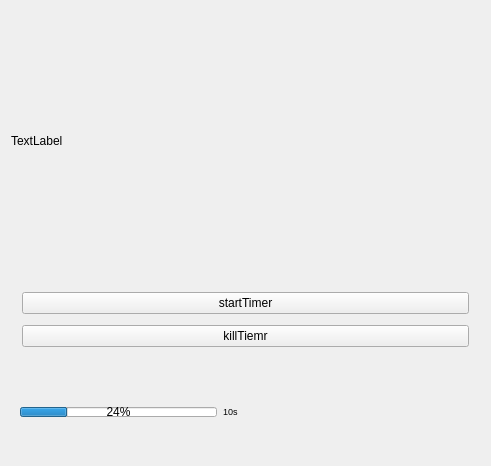
<?xml version="1.0" encoding="UTF-8"?>
<ui version="4.0">
 <class>Widget</class>
 <widget class="QWidget" name="Widget">
  <property name="geometry">
   <rect>
    <x>0</x>
    <y>0</y>
    <width>491</width>
    <height>466</height>
   </rect>
  </property>
  <property name="windowTitle">
   <string>Widget</string>
  </property>
  <layout class="QVBoxLayout" name="verticalLayout_3">
   <item>
    <layout class="QVBoxLayout" name="verticalLayout_2" stretch="3,1,1">
     <item>
      <widget class="QLabel" name="label">
       <property name="text">
        <string>TextLabel</string>
       </property>
      </widget>
     </item>
     <item>
      <widget class="QWidget" name="widget" native="true">
       <layout class="QVBoxLayout" name="verticalLayout">
        <property name="bottomMargin">
         <number>9</number>
        </property>
        <item>
         <widget class="QPushButton" name="pushButton_2">
          <property name="text">
           <string>startTimer</string>
          </property>
         </widget>
        </item>
        <item>
         <widget class="QPushButton" name="pushButton">
          <property name="text">
           <string>killTiemr</string>
          </property>
         </widget>
        </item>
       </layout>
      </widget>
     </item>
     <item>
      <widget class="QWidget" name="widget_3" native="true">
       <layout class="QHBoxLayout" name="horizontalLayout" stretch="4,4,1">
        <property name="leftMargin">
         <number>9</number>
        </property>
        <property name="topMargin">
         <number>0</number>
        </property>
        <property name="bottomMargin">
         <number>0</number>
        </property>
        <item>
         <widget class="QProgressBar" name="progressBar">
          <property name="maximumSize">
           <size>
            <width>16777215</width>
            <height>10</height>
           </size>
          </property>
          <property name="value">
           <number>24</number>
          </property>
          <property name="textVisible">
           <bool>true</bool>
          </property>
         </widget>
        </item>
        <item>
         <widget class="QLabel" name="label_2">
          <property name="text">
           <string>&lt;html&gt;&lt;head/&gt;&lt;body&gt;&lt;p&gt;&lt;span style=&quot; font-size:7pt;&quot;&gt;10s&lt;/span&gt;&lt;/p&gt;&lt;/body&gt;&lt;/html&gt;</string>
          </property>
         </widget>
        </item>
        <item>
         <spacer name="horizontalSpacer_3">
          <property name="orientation">
           <enum>Qt::Horizontal</enum>
          </property>
          <property name="sizeHint" stdset="0">
           <size>
            <width>40</width>
            <height>20</height>
           </size>
          </property>
         </spacer>
        </item>
       </layout>
      </widget>
     </item>
    </layout>
   </item>
  </layout>
 </widget>
 <layoutdefault spacing="6" margin="11"/>
 <resources/>
 <connections/>
</ui>
